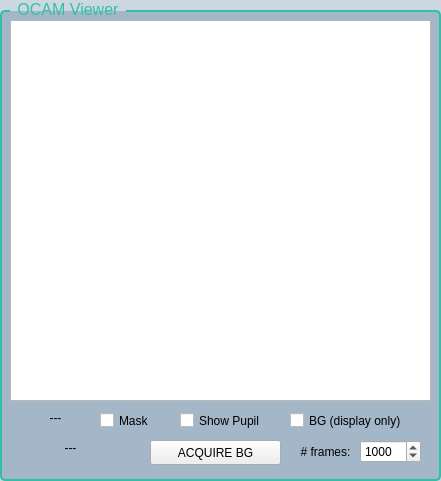
  <widget class="QGroupBox" name="groupBox_13">
   <property name="geometry">
    <rect>
     <x>10</x>
     <y>10</y>
     <width>441</width>
     <height>481</height>
    </rect>
   </property>
   <property name="styleSheet">
    <string notr="true">QGroupBox {
    font-size: 16px;
    color: #30c0a8;
    border: 2px solid #30c0a8;
    border-radius: 5px;
    margin-top: 10px;
    background-color: rgba(24, 72, 120, 0.22);
}

QGroupBox::title {
    subcontrol-origin: margin;
    left: 10px;
    padding: 0 5px;
}
</string>
   </property>
   <property name="locale">
    <locale language="English" country="UnitedStates"/>
   </property>
   <property name="title">
    <string>OCAM Viewer</string>
   </property>
   <widget class="GraphicsView" name="imageView">
    <property name="geometry">
     <rect>
      <x>10</x>
      <y>20</y>
      <width>421</width>
      <height>381</height>
     </rect>
    </property>
   </widget>
   <widget class="QCheckBox" name="pupCheckBox">
    <property name="geometry">
     <rect>
      <x>180</x>
      <y>410</y>
      <width>101</width>
      <height>21</height>
     </rect>
    </property>
    <property name="text">
     <string>Show Pupil</string>
    </property>
   </widget>
   <widget class="QCheckBox" name="bgCheckBox">
    <property name="geometry">
     <rect>
      <x>290</x>
      <y>410</y>
      <width>151</width>
      <height>21</height>
     </rect>
    </property>
    <property name="text">
     <string>BG (display only)</string>
    </property>
   </widget>
   <widget class="QLabel" name="freqLabel">
    <property name="geometry">
     <rect>
      <x>20</x>
      <y>410</y>
      <width>71</width>
      <height>16</height>
     </rect>
    </property>
    <property name="text">
     <string>---</string>
    </property>
    <property name="alignment">
     <set>Qt::AlignCenter</set>
    </property>
   </widget>
   <widget class="QCheckBox" name="maskCheckBox">
    <property name="geometry">
     <rect>
      <x>100</x>
      <y>410</y>
      <width>71</width>
      <height>21</height>
     </rect>
    </property>
    <property name="text">
     <string>Mask</string>
    </property>
   </widget>
   <widget class="QLabel" name="fluxLabel">
    <property name="geometry">
     <rect>
      <x>10</x>
      <y>440</y>
      <width>121</width>
      <height>16</height>
     </rect>
    </property>
    <property name="text">
     <string>---</string>
    </property>
    <property name="alignment">
     <set>Qt::AlignCenter</set>
    </property>
   </widget>
   <widget class="QPushButton" name="acqBgButton">
    <property name="geometry">
     <rect>
      <x>150</x>
      <y>440</y>
      <width>131</width>
      <height>25</height>
     </rect>
    </property>
    <property name="text">
     <string>ACQUIRE BG</string>
    </property>
   </widget>
   <widget class="QLabel" name="nbFramePupilLabel_3">
    <property name="geometry">
     <rect>
      <x>290</x>
      <y>440</y>
      <width>71</width>
      <height>23</height>
     </rect>
    </property>
    <property name="text">
     <string># frames:</string>
    </property>
    <property name="alignment">
     <set>Qt::AlignCenter</set>
    </property>
   </widget>
   <widget class="QSpinBox" name="nbFrameBgBox">
    <property name="geometry">
     <rect>
      <x>360</x>
      <y>440</y>
      <width>61</width>
      <height>23</height>
     </rect>
    </property>
    <property name="minimum">
     <number>1</number>
    </property>
    <property name="maximum">
     <number>5000</number>
    </property>
    <property name="value">
     <number>1000</number>
    </property>
   </widget>
  </widget>
